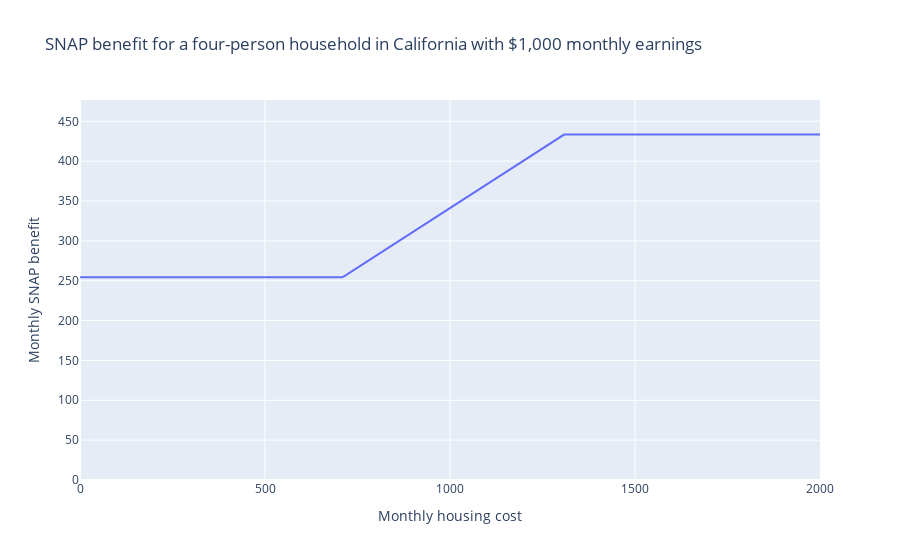

Notebook code for this chart:
### Markdown cell above
### How housing costs affect a four-person household's SNAP benefits

We can also visualize how other household characteristics affect SNAP benefits.
For example, what if we vary the housing costs of a four-person household with \$2,000 monthly income?

Their SNAP benefit is \$254 per month if their housing costs are less than \$700 per month. If they spend \$1,300 per month on housing, their benefit rises 70% for \$433 per month.

### Code cell
sim = IndividualSim(year=2022)
sim.add_person(name="parent1", market_income=1000 * 12)
sim.add_person(name="parent2", market_income=1000 * 12)
sim.add_person(name="child1")
sim.add_person(name="child2")
sim.add_spm_unit(name="spm_unit", members=["parent1", "parent2", "child1", "child2"], housing_cost=500 * 12)

sim.vary("housing_cost", max=2000 * 12)

df = pd.DataFrame(dict(
    housing_cost=sim.calc("housing_cost")[0] / 12,
    snap = sim.calc("snap")[0] / 12,
    housing_subsidy_rate = sim.deriv("snap", "housing_cost")
))


fig = px.line(df, "housing_cost", "snap", labels=LABELS,
    title="SNAP benefit for a four-person household in California with $1,000 monthly earnings")
fig.update_layout(yaxis_range=[0, df.snap.max() * 1.1])
fig.show()

### Figure 1 — Plotly figure (JSON) as saved in the notebook; plotly's stock layout.template omitted (floating-point values rounded to 4 significant figures; data arrays with more than 128 entries replaced by an {"elided": "..."} marker saying what was removed)
{"data": [{"hovertemplate": "Monthly housing cost=%{x}<br>Monthly SNAP benefit=%{y}<extra></extra>", "legendgroup": "", "line": {"color": "#636efa", "dash": "solid"}, "marker": {"symbol": "circle"}, "mode": "lines", "name": "", "orientation": "v", "showlegend": false, "type": "scatter", "x": {"elided": "241 float values"}, "xaxis": "x", "y": {"elided": "241 float values"}, "yaxis": "y"}], "layout": {"autosize": true, "legend": {"tracegroupgap": 0}, "title": {"text": "SNAP benefit for a four-person household in California with $1,000 monthly earnings"}, "xaxis": {"anchor": "y", "autorange": true, "domain": [0, 1], "range": [0, 2000], "title": {"text": "Monthly housing cost"}, "type": "linear"}, "yaxis": {"anchor": "x", "domain": [0, 1], "range": [0, 476.7], "title": {"text": "Monthly SNAP benefit"}, "type": "linear"}}}
